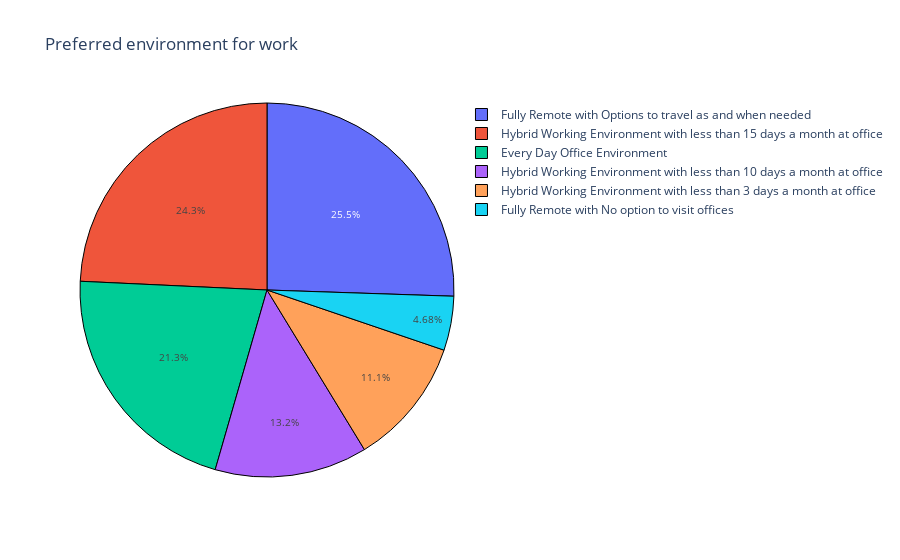

Notebook code cell kept with this figure:
### Code cell
env_data = data["What is the most preferred working environment for you."].value_counts()
label = env_data.index
count = env_data.values
fig = plt.pie(env_data, names = label, values = count, title = "Preferred environment for work")
fig.update_traces(
    hoverinfo ="label+value",
    textinfo = "percent",
    textfont_size = 10,
    marker = dict(line = dict(color= "black", width = 1))
)
fig.show()

### Figure 1 — Plotly figure (JSON) as saved in the notebook; plotly's stock layout.template omitted (floating-point values rounded to 4 significant figures)
{"data": [{"domain": {"x": [0, 1], "y": [0, 1]}, "hoverinfo": "label+value", "hovertemplate": "What is the most preferred working environment for you.=%{label}<br>value=%{value}<extra></extra>", "labels": ["Fully Remote with Options to travel as and when needed", "Hybrid Working Environment with less than 15 days a month at office", "Every Day Office Environment", "Hybrid Working Environment with less than 10 days a month at office", "Hybrid Working Environment with less than 3 days a month at office", "Fully Remote with No option to visit offices"], "legendgroup": "", "marker": {"line": {"color": "black", "width": 1}}, "name": "", "showlegend": true, "textfont": {"size": 10}, "textinfo": "percent", "type": "pie", "values": [60, 57, 50, 31, 26, 11]}], "layout": {"autosize": true, "legend": {"tracegroupgap": 0}, "title": {"text": "Preferred environment for work"}}}
